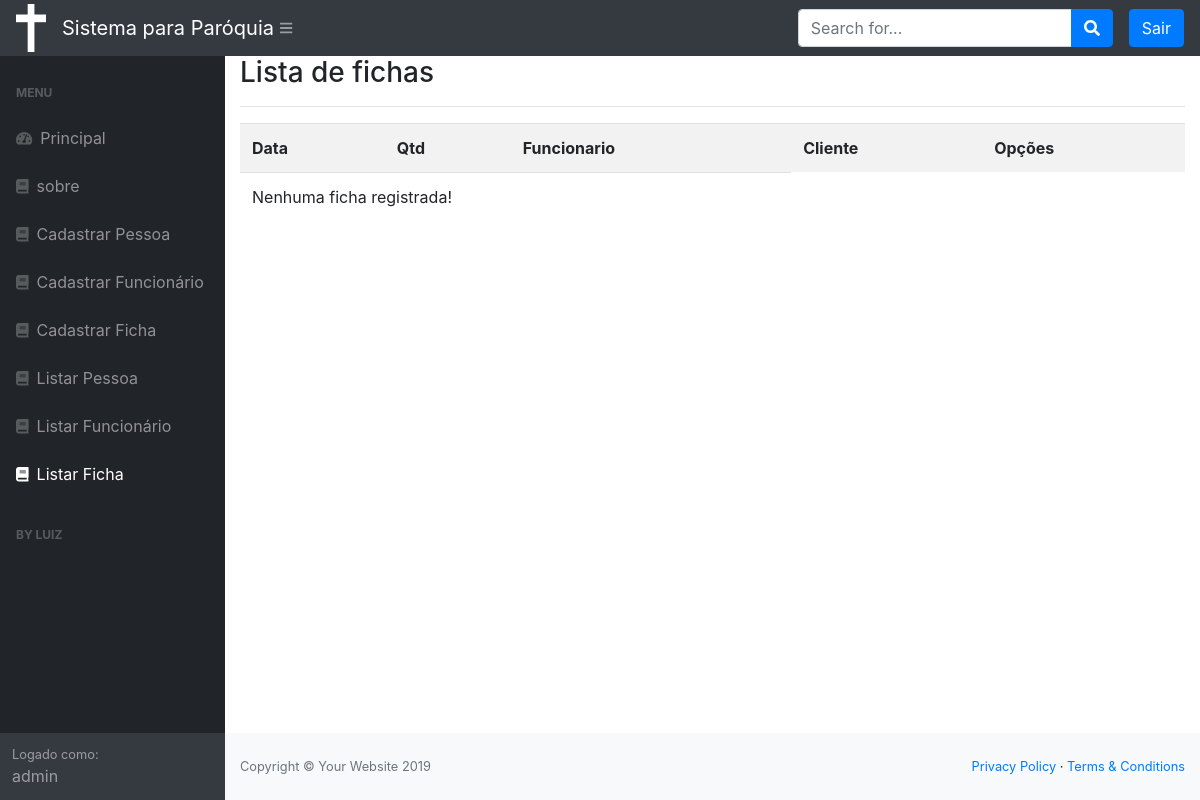
The page /listar/ficha/ (signed in) on the database as committed earlier.
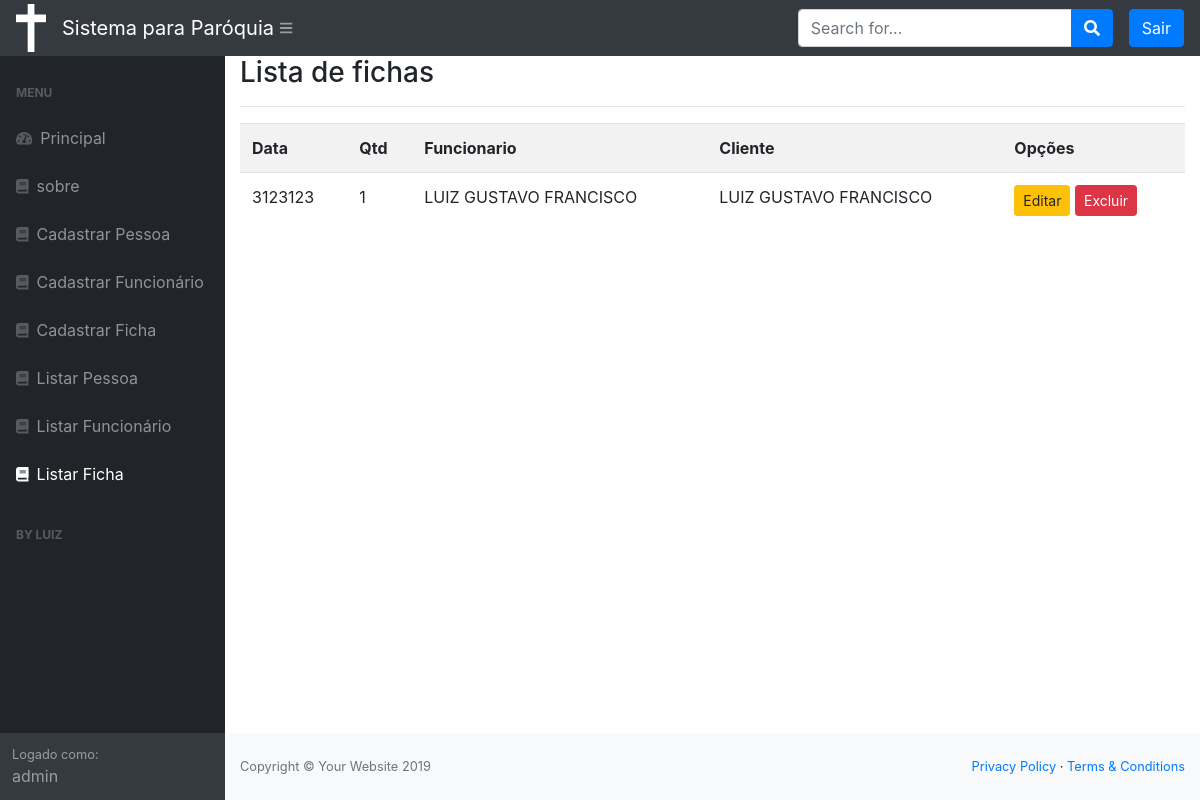
The same page on the database as committed later.
### cadastros/models.py (models this page shows, shortened)
class Ficha(models.Model):
    data = models.CharField(max_length=50)
    qtd = models .IntegerField()
    usuario = models.ForeignKey(User, on_delete=models.PROTECT)
    funcionario = models.ForeignKey(Funcionario, on_delete = models.PROTECT)
    pessoa = models.ForeignKey(Pessoa, on_delete = models.PROTECT)

class Funcionario(models.Model):
    nome = models.CharField(max_length=50)
    endereco = models.CharField(max_length=50, verbose_name="Endereço", unique=True)
    telefone = models .IntegerField()
    email = models.CharField(max_length=50, unique=True)
    cpf = models.IntegerField(unique=True)

class Pessoa(models.Model):
    nome = models.CharField(max_length=50)
    endereco = models.CharField(max_length=50, verbose_name="Endereço", unique=True)
    telefone = models.IntegerField()
    email = models.CharField(max_length=50, unique=True)
    cpf = models.IntegerField(unique=True)

### cadastros/views.py (the view)
# urls.py: path('listar/ficha/', FichaList.as_view(), name="listar-ficha"),
class FichaList(LoginRequiredMixin, ListView):
    login_url = reverse_lazy('login')
    model = Ficha
    template_name = 'cadastros/listas/ficha.html'
    def get_queryset(self):
        self.object_list = Ficha.objects.filter(usuario=self.request.user)
        return self.object_list

### cadastros/templates/cadastros/listas/ficha.html
{% extends 'paginas/modelo.html' %}
{% load static %}
{% block conteudo %}
    <h3>Lista de fichas </h3>
<hr>
<div class="table-responsive">
    <table class="table table-striped">
        <tr>
            <th>Data</th>
            <th>Qtd</th>
            <th>Funcionario</th>
            <th>Cliente</th>
            <th>Opções</th>
        </tr>
        {% for ficha in object_list %}
        <tr>
            <td>{{ ficha.data }}</td>
            <td> {{ ficha.qtd }} </td>
            <td> {{ ficha.funcionario.nome }} </td>
            <td> {{ ficha.pessoa.nome }} </td>
            <td>
                <a href="{% url 'editar-ficha' ficha.pk %}" class="btn btn-warning btn-sm">Editar</a>
                <a href="{% url 'excluir-ficha' ficha.pk %}" class="btn btn-danger btn-sm">Excluir</a>
             </td>
        </tr>
        {% empty %}
        <tr>
            <td colspan="3">Nenhuma ficha registrada!</td>
        </tr>
        {% endfor %}
    </table>
</div>
{% endblock %}

Rows that differ between the two databases and show on the page:
now on this page (row edited): Ficha: data "3123123", qtd "1", funcionario.nome "LUIZ GUSTAVO FRANCISCO", pessoa.nome "LUIZ GUSTAVO FRANCISCO"
Other text that changed with them:
text no longer shown: "Nenhuma ficha registrada!"
